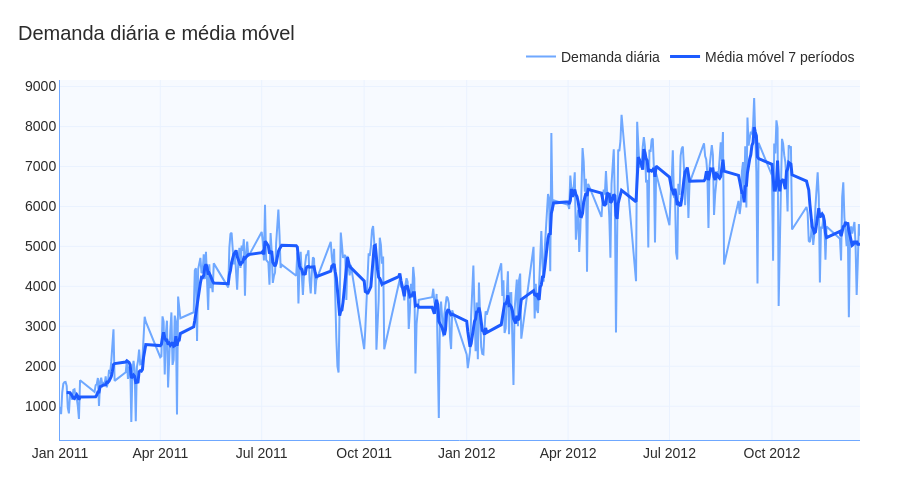

The notebook cell this image was saved under:
### Markdown cell above
### 03.05 Série original versus média móvel

### Code cell
fig = go.Figure()

fig.add_trace(
    go.Scatter(
        x=serie_diaria["data_hora"],
        y=serie_diaria["demanda"],
        mode="lines",
        name="Demanda diária",
        line=dict(color=CORES["azul_claro"], width=2)
    )
)

fig.add_trace(
    go.Scatter(
        x=serie_diaria["data_hora"],
        y=serie_diaria["media_movel_7"],
        mode="lines",
        name="Média móvel 7 períodos",
        line=dict(color=CORES["azul_principal"], width=3)
    )
)

fig = aplicar_layout_padrao(
    fig,
    titulo="Demanda diária e média móvel",
    altura=500
)

fig.show()

### Figure 1 — Plotly figure (JSON) as saved in the notebook; plotly's stock layout.template omitted (floating-point values rounded to 4 significant figures; data arrays with more than 128 entries replaced by an {"elided": "..."} marker saying what was removed)
{"data": [{"line": {"color": "#6FA8FF", "width": 2}, "mode": "lines", "name": "Demanda diária", "type": "scatter", "x": {"elided": "456 str values"}, "y": {"elided": "456 int values"}}, {"line": {"color": "#1D5BFF", "width": 3}, "mode": "lines", "name": "Média móvel 7 períodos", "type": "scatter", "x": {"elided": "456 str values"}, "y": {"elided": "456 float values"}}], "layout": {"colorway": ["#1D5BFF", "#123C8C", "#6FA8FF", "#4C78A8", "#7DA6FF", "#9EC5FF"], "font": {"color": "#2B2B2B", "family": "Arial, sans-serif", "size": 14}, "height": 500, "hovermode": "x unified", "legend": {"orientation": "h", "x": 1, "xanchor": "right", "y": 1.02, "yanchor": "bottom"}, "margin": {"b": 60, "l": 60, "r": 40, "t": 80}, "paper_bgcolor": "#FFFFFF", "plot_bgcolor": "#F7FAFF", "title": {"text": "Demanda diária e média móvel", "x": 0.02}, "xaxis": {"gridcolor": "#EAF2FF", "linecolor": "#6FA8FF", "showgrid": true, "tickfont": {"color": "#2B2B2B"}, "title": {"font": {"color": "#2B2B2B"}}}, "yaxis": {"gridcolor": "#EAF2FF", "linecolor": "#6FA8FF", "showgrid": true, "tickfont": {"color": "#2B2B2B"}, "title": {"font": {"color": "#2B2B2B"}}}}}
